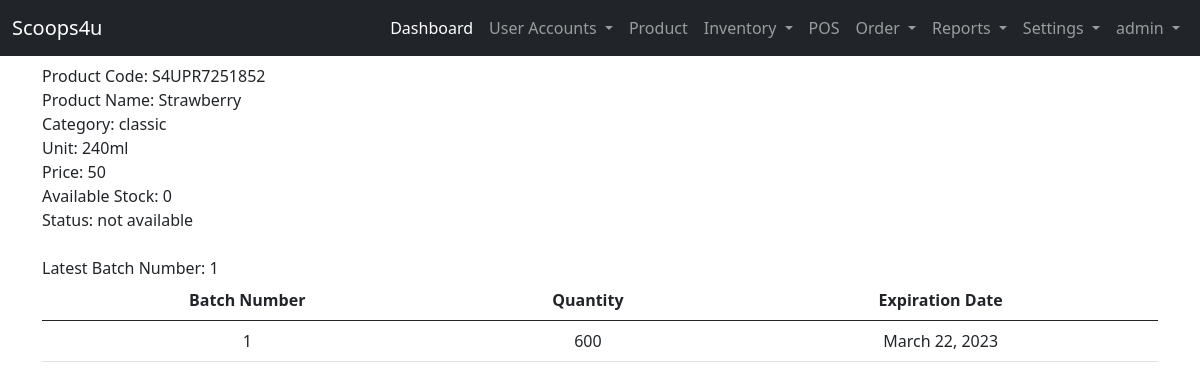
Screenshot of /user-site/view-product/7/ (signed in) with the database file from the repository.
### landing_page/models.py (models this page shows)
class User(AbstractUser):
    ROLE = ((" "," "),("admin","admin"),("staff","staff"),("reseller","reseller"),("rider","rider"))
    STAT = ((" "," "),("active","active"),("inactive","inactive"))
    role = models.CharField(max_length=50, null=True, default=None, choices=ROLE)
    status = models.CharField(max_length=50, null=True, default=None , choices=STAT)

### admin_site/models.py (models this page shows, shortened)
class Product(models.Model):
    STATUS = (("available","available"),("not available","not available"))
    product_code =  models.CharField(unique=True, max_length=200, verbose_name='Product Code')
    product_category =  models.CharField(max_length=200, verbose_name='Category')
    product_name=  models.CharField(max_length=200, verbose_name='Product Name')
    product_unit =  models.CharField(max_length=200, verbose_name='Unit')
    product_ResellerPrice =   models.BigIntegerField(null=True, verbose_name='Reseller Price')
    product_price =   models.BigIntegerField(null=True, verbose_name='Pos Price')
    product_stock =  models.BigIntegerField(null=True, verbose_name='Available Stock')
    product_status =  models.CharField(max_length=200, choices=STATUS, verbose_name='Status')

class By_Batch(models.Model):
    product_code = models.CharField( max_length=200, null=True,verbose_name='Product Code')
    product_name = models.CharField( max_length=200, null=True,verbose_name='Product Name')
    product_batch =  models.CharField(max_length=200, null=True, verbose_name='Batch Number')
    product_quantity =  models.BigIntegerField(null=True,  verbose_name='Quantity')
    product_expired =  models.DateField( null=True, verbose_name='Expiration Date')
    created_at =models.DateTimeField(default=timezone.now,  verbose_name='created')

### admin_site/views.py (the view)
# urls.py: path('view-product/<int:productid>/', views.view_product, name='view_product'),
@login_required(login_url='landing_page:login')
def view_product(request, productid):
    list_product = Product.objects.get(id = productid)
    current_pcode = list_product.product_code
    list_batch = By_Batch.objects.filter(product_code = current_pcode)
    latest_bnumber = By_Batch.objects.filter(product_code = current_pcode).aggregate(max = Max('product_batch'))['max']
    context ={
        'list_product':list_product,
        'list_batch':list_batch,
        'latest_bnumber': latest_bnumber
    }
    return render(request, 'admin_site/products/view_product.html', context)

### templates/admin_site/products/view_product.html
{% extends 'admin_site/base.html' %}
{% block content %}
    <label for="">Product Code: {{ list_product.product_code }}  </label>
    <br>
    <label for="">Product Name: {{ list_product.product_name }}  </label>
    <br>
    <label for="">Category: {{ list_product.product_category }}  </label>
    <br>
    <label for="">Unit:  {{ list_product.product_unit }} </label>
    <br>
    <label for="">Price:  {{ list_product.product_price }} </label>
    <br>
    <label for="">Available Stock: {{ list_product.product_stock }}  </label>
    <br>
    <label for="">Status: {{ list_product.product_status }} </label>
    <br>
    <br>
    <label for="">Latest Batch Number: {{latest_bnumber}}</label>
    {% if list_batch %}
    <table class="text-center table">
        <thead>
            <tr>
                <th>Batch Number</th>
                <th>Quantity</th>
                <th>Expiration Date</th>
            </tr>
            <tbody>
                {% for list in list_batch %}
                <tr>
                    <td>{{ list.product_batch }}</td>
                    <td>{{ list.product_quantity }}</td>
                    <td>{{ list.product_expired }}</td>
                </tr>
                {% endfor %}
            </tbody>
        </thead>
    </table>
    {% endif %}
{% endblock content %}

### templates/admin_site/base.html (shortened to what this page needs)
{% load static %}
<!DOCTYPE html>
<html lang="en">
<head>
    <link href="https://cdn.jsdelivr.net/npm/bootstrap@5.0.2/dist/css/bootstrap.min.css" rel="stylesheet">
    <link rel="stylesheet" href="{% static 'css/sample.css' %}">
  </head>
<body>
  {% if user.role == "admin"%}
    <nav class="navbar navbar-expand-lg navbar-dark bg-dark">
        <div class="container-fluid">
          <a class="navbar-brand" href="#">Scoops4u</a>
          <div class="collapse navbar-collapse" id="navbarNavDropdown">
            <ul class="navbar-nav ms-auto mb-2 mb-lg-0">
              <li class="nav-item">
                <a class="nav-link active" aria-current="page" href="{% url 'admin_site:dashboard'%}">Dashboard</a>
              </li>
              <li class="nav-item dropdown">
                <a class="nav-link dropdown-toggle" href="#" id="navbarDropdownMenuLink" role="button" data-bs-toggle="dropdown" aria-expanded="false">
                  User Accounts
                </a>
              </li>
              <li class="nav-item">
                <a class="nav-link" href="{%url 'admin_site:list_product' %}">Product</a>
              </li>
              <li class="nav-item dropdown">
                <a class="nav-link dropdown-toggle" href="#" id="navbarDropdownMenuLink" role="button" data-bs-toggle="dropdown" aria-expanded="false">
                  Inventory
                </a>
              </li>
              <li class="nav-item">
                <a class="nav-link" href="{%url 'admin_site:pos' %}">POS</a>
              </li>
              <li class="nav-item dropdown">
                <a class="nav-link dropdown-toggle" href="#" id="navbarDropdownMenuLink" role="button" data-bs-toggle="dropdown" aria-expanded="false">
                  Order
                </a>
              </li>
              <li class="nav-item dropdown">
                <a class="nav-link dropdown-toggle" href="#" id="navbarDropdownMenuLink" role="button" data-bs-toggle="dropdown" aria-expanded="false">
                  Reports
                </a>
              </li>
              <li class="nav-item dropdown">
                <a class="nav-link dropdown-toggle" href="#" id="navbarDropdownMenuLink" role="button" data-bs-toggle="dropdown" aria-expanded="false">
                  Settings
                </a>
              </li>
              <li class="nav-item dropdown">
                <a class="nav-link dropdown-toggle" href="#" id="navbarDropdownMenuLink" role="button" data-bs-toggle="dropdown" aria-expanded="false">
                  {{ user }}
                </a>
              </li>
            </ul>
          </div>
        </div>
      </nav>
  {% endif %}
      <div class="container">
        <div class="row mt-2">
            <div class="col-lg-12">
                {% block content %}
                {% endblock content %}
            </div>
        </div>
      </div>
</body>
</html>

### rows the page displays
User: username "admin"
Product: product_code "S4UPR7251852", product_name "Strawberry", product_category "classic", product_unit "240ml", product_price "50", product_stock "0", product_status "not available"
By_Batch: product_batch "1", product_quantity "600", product_expired "March 22, 2023"

### other values shown
{{ latest_bnumber }} "1"
